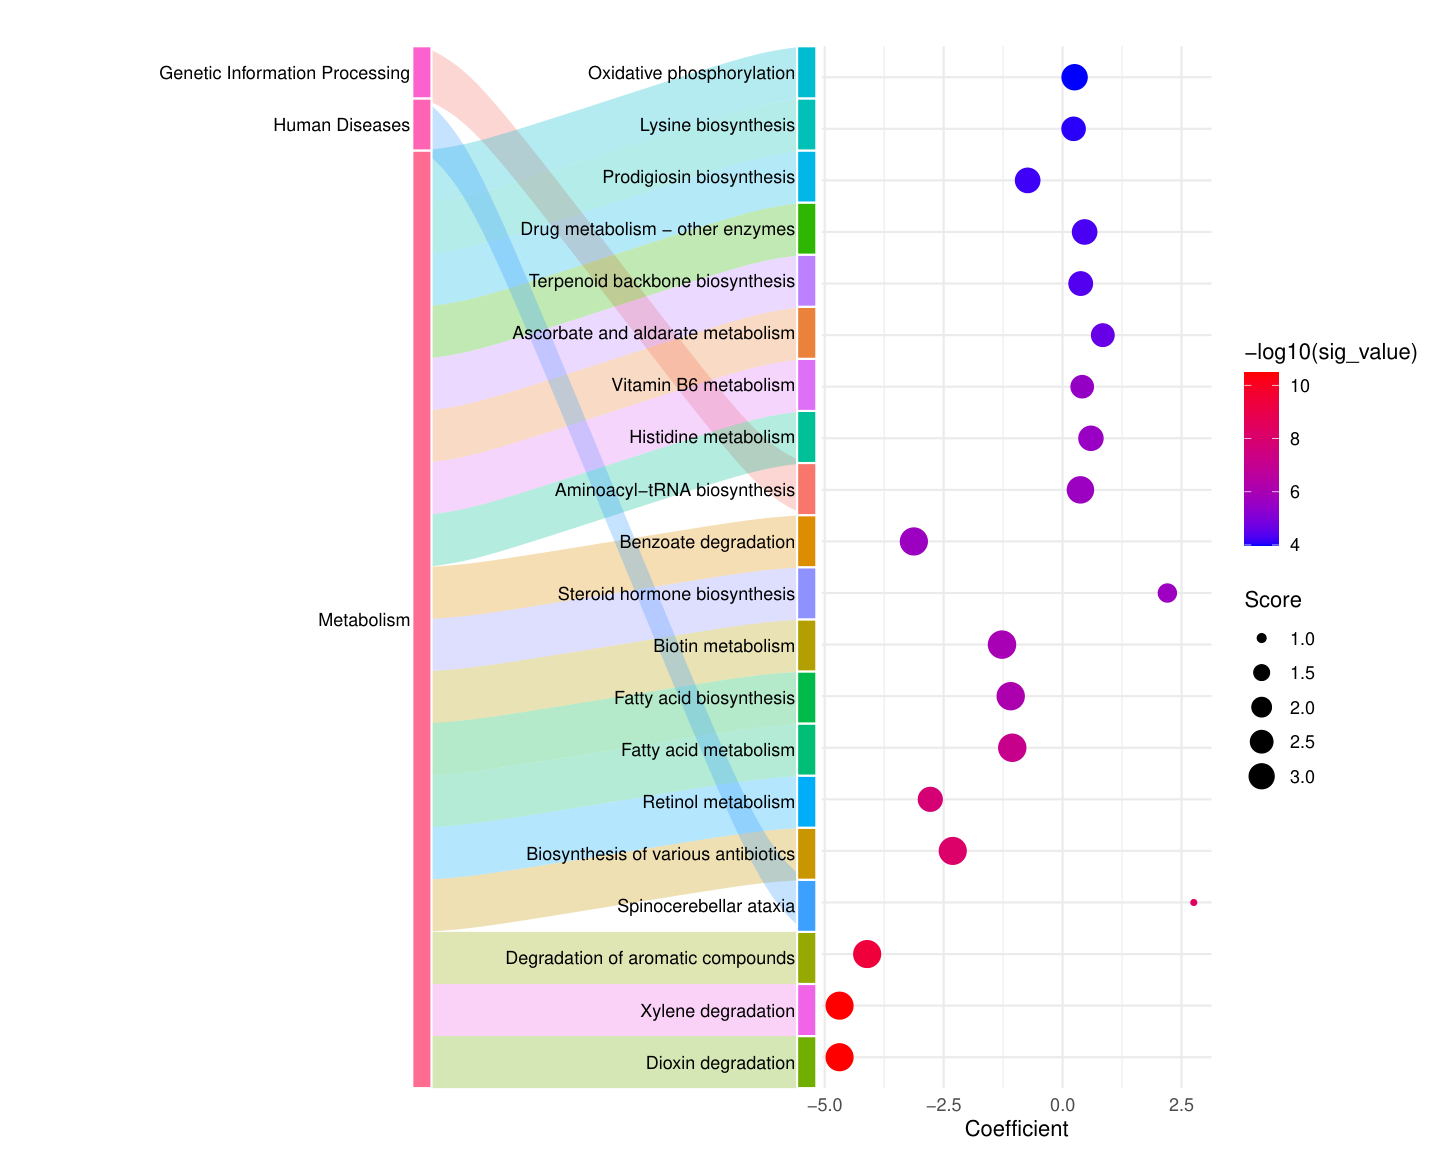

Here is the R script that generated this plot:
library(Maaslin2)
library(jsonlite)
library(tidyverse)
library(pheatmap)
# library(ggrepel)
library(ggrepel)   # 用于防止标签重叠
library(lefser)
library(ggpubr)

library(ggalluvial)
library(patchwork)
args <- commandArgs(trailingOnly = TRUE)
print(args)

params_path <- args[1]
output_path <- args[2]
if(F){
  params_path <- "params.json"
  output_path <- "output"
}

data <- fromJSON(params_path)
kegg_annotation <- data$kegg_annotation$path

log <- function(...){
  cat(paste0(...),file = paste0(output_path,"/run.info"),append = T)
}




# 读取文件
lines <- readLines(kegg_annotation)

# 去掉注释行和空行
lines <- lines[!grepl("^!|^\\+|^\\s*$", lines)]

# 用于存储层级
LevelA <- NA
LevelB <- NA

records <- list()

for (line in lines) {
  line <- str_trim(line)
  
  if (str_starts(line, "A")) {
    LevelA <- str_remove(line, "^A\\s*")  # 一级类目
  } else if (str_starts(line, "B")) {
    LevelB <- str_remove(line, "^B\\s*")  # 二级类目
  } else if (str_starts(line, "C")) {
    # 提取编号和名字
    parts <- str_match(line, "^C\\s*([0-9]{5})\\s+(.*)$")
    id <- parts[,2]
    name <- parts[,3]
    
    records[[length(records)+1]] <- data.frame(
      LevelA = LevelA,
      LevelB = LevelB,
      Pathway_ID = id,
      Pathway_Name = name,
      stringsAsFactors = FALSE
    )
  }
}

anno <- bind_rows(records) |>
  mutate(term=paste0("map",Pathway_ID)) |>
  select(-Pathway_ID)





control <- data$control |>
  mutate(select_group= data$groups_name$control)
treatment <- data$treatment |>
  mutate(select_group= data$groups_name$treatment)

list_path <- rbind(control, treatment)

metadata <- list_path[c("sample_name","select_group")]

read_abundabce <- function(path){
  df <-  read_tsv(path,comment = "#",col_names =F)
  colnames(df) <- c("clade_name","NCBI_
                    tax_id","abundance","additional_species")
  df <- select(df,c("clade_name",all_of("abundance")))
  df
}

df_list <- apply(list_path,1, function(x){
  profile_path <- x[["pathway"]]
  sample_name <- x[["sample_name"]]
  df <- read_tsv(profile_path)|>
    `colnames<-`(c("term","abundance")) |>
    mutate(sample_name = sample_name)

  df
})

df_long <- bind_rows(df_list)

merged_df <- df_long %>%
  pivot_wider(names_from = sample_name, values_from = abundance) |>
  mutate(across(where(is.numeric), ~replace_na(., 0))) |>
  column_to_rownames("term") 

maaslin_metadata <-  column_to_rownames(metadata, "sample_name")
if("phenotype" %in% names(data) && !is.null(data$phenotype) ){
  message("存在表型信息!",paste0(data$phenotype,collapse = ", "))
  log("add phenotype: ",paste0(data$phenotype,collapse = ", "))
  pheno <- list_path[c("sample_name","select_group",data$phenotype)] 
  pheno$select_group <- factor(pheno$select_group)
  identical(pheno$sample_name,rownames(merged_df))
  
  
  maaslin_metadata <- pheno %>%
    imap(~{
      col_type <- data$metadata_form %>% filter(name == .y) %>% pull(type)
      if(length(col_type)==0) return(.x)
      if(col_type=="continuous") as.numeric(.x)
      else if(col_type=="category") as.factor(.x)
      else .x
    }) %>%
    as.data.frame() |>
    column_to_rownames("sample_name")
  
  str(pheno)
}


fit_data = Maaslin2(input_data     = t(merged_df) |> as.data.frame(), 
                    input_metadata = maaslin_metadata, 
                    plot_scatter =data$plot_scatter,
                    min_prevalence = 0,
                    normalization  = "NONE",
                    output         = ".", 
                    fixed_effects  = c("select_group"),
                    reference      = c(paste0("select_group,",data$groups_name$control)))  

all_results <-fit_data$results |>
  left_join(dplyr::rename(anno, feature=term),by="feature") |>
  inner_join(rownames_to_column(merged_df,"feature"),by="feature")


title <- paste0(c(data$groups_name$treatment,data$groups_name$control),collapse = " vs ")



se <- SummarizedExperiment(
  assays = list(count=as.matrix(merged_df)),
  colData =metadata
)

set.seed(1234)
setn_ra <- relativeAb(se)
b <- assay(setn_ra)
res1 <- lefser(setn_ra, # relative abundance only with terminal nodes
               kruskal.threshold=1,
               lda.threshold=0,
               classCol = "select_group")
# dim(res1)
# dim(all_results)
df_res <-  all_results |>
  left_join(dplyr::rename(as.data.frame(res1),"feature"=features),by="feature")

df_res |> write_tsv(file = paste0(output_path,"/",str_replace_all(title," ","_"),".tsv"))




# 转换 qval 为 -log10
sig_thresh <-  data$sig_thresh
effect_cutoff <- data$effect_cutoff
label_size <- data$label_size

all_results <- all_results %>%
  mutate(sig_value = .data[[data$sig_type]]) |>
  mutate(direction = factor(ifelse(sig_value  < sig_thresh & abs(coef) > effect_cutoff ,
                                   ifelse(coef>0,"Up","Down"),"NS"),
                            levels = c("Up","Down","NS") 
  )) 
counts <- table(all_results$direction)
labels <- c(
  Down = paste0("Down (", counts["Down"], ")"),
  NS   = paste0("NS (", counts["NS"], ")"),
  Up   = paste0("Up (", counts["Up"], ")")
)

ggplot(all_results, aes(x= coef, 
                        y = -log10(sig_value), 
                        colour=direction)) +
  geom_point(alpha=0.9, size=3.5)+
  scale_color_manual(values=c("Down" = "#3B4992FF", "NS"="#d2dae2","Up"="#EE0000FF"),  labels = labels)+
  geom_vline(xintercept=c(-effect_cutoff,effect_cutoff),lty=4,col="black",lwd=0.8) +
  geom_hline(yintercept = -log10(sig_thresh),lty=4,col="black",lwd=0.8)+
  ggtitle(paste0("volcano plot of ",title)) +
  labs(x="Effect Size (Coefficient)", y=paste0("-log10(",data$sig_type,")"))+
  theme_bw()+
  theme(plot.title = element_text(hjust = 0.5), 
        axis.text = element_text(color = 'black',size = 10, family = 'sans', face = 'plain'),
        axis.title = element_text(color = 'black',size = 15, family = 'sans', face = 'plain'),
        legend.position="right", 
        legend.title = element_blank()
  ) + 
  geom_text_repel(data=all_results %>% filter(direction!="NS") |> head(label_size),aes(label = Pathway_Name), 
                  colour = "black", size = 4)


ggsave(filename = paste0(output_path,"/",str_replace_all(title," ","_"),".pdf"))





feature_list <- all_results |> arrange(pval) |>pull(feature)
df_long |>
  filter(term == feature_list[1]) |>
  inner_join(metadata,by="sample_name") |>
  mutate(select_group =factor(select_group, 
                              levels = c(data$groups_name$treatment,data$groups_name$control)) ) |>
  ggplot(aes(x=select_group, y=abundance )) +
  geom_boxplot(fill = "skyblue", color = "black") +
  geom_point()+
  theme_bw()+
  ggtitle(paste0(all_results[all_results$feature==feature_list[1],c("Pathway_Name")],
                 "\n",title," coef: ",
                 all_results[all_results$feature==feature_list[1],c("coef")]))
ggsave(filename = paste0(output_path,"/",str_replace_all(title," ","_"),".boxplot.pdf"))

ann_colors <- list(
  group = setNames(
    c("steelblue", "tomato"),  # 颜色向量
    c( data$groups_name$control, data$groups_name$treatment)  # 用变量的值作为名字
  )
)
dev.off()
pdf(file =paste0(output_path,"/",str_replace_all(title," ","_"),".heatmap.pdf") , width = data$heatmap_width,height =8)

log2(merged_df[head(feature_list, n=30),]+1) |>
  rownames_to_column("term") |>
  left_join(select(anno,term,Pathway_Name),by="term") |>
  select(-term) |>
  column_to_rownames("Pathway_Name")|>
  pheatmap(scale = "row", 
           annotation_colors = ann_colors,
           cluster_cols = data$heatmap_cluster_cols,
           show_colnames = data$heatmap_show_colnames,
           color =  colorRampPalette(c("darkred", "#FFFFFF","darkblue"))(255),
           annotation_col=column_to_rownames(metadata,"sample_name") |> dplyr::rename(group=select_group)
  )
dev.off()




sig_feature <- df_res |>
  arrange(qval) |>
  head(n=data$boxplot_num) |>
  mutate(sig_value = .data[[data$sig_type]]) |>
  mutate(p.signif = case_when(
    sig_value < 0.001 ~ "***",
    sig_value < 0.01  ~ "**",
    sig_value < 0.05  ~ "*",
    TRUE ~ "ns"
  ))
box_data <-  df_long |>
  mutate(abundance=log2(abundance+data$boxplot_pseudo_count))|>
  filter(term %in% pull(sig_feature,"feature")) |>
  left_join(anno,by="term") 

# log2(t(merged_df)[head(feature_list, n=30),]+1) 
p <- box_data |>
  inner_join(metadata,by="sample_name") |>
  ggplot( aes(x=Pathway_Name, y=abundance, fill=select_group)) +
  geom_boxplot(position=position_dodge(0.8), width=0.6, outlier.shape=NA) + # 去掉离群点，箱子更美观
  geom_jitter(aes(color=select_group), 
              position=position_jitterdodge(jitter.width=0.2, dodge.width=0.8), 
              alpha=0.5, size=1.5) +  # 添加散点，更直观
  labs(title=paste0("Boxplot of ",title), 
       x="", 
       y="log2(abundance)") +
  scale_fill_brewer(palette="Set2") +   # 柔和调色板
  scale_color_brewer(palette="Set2") +  # 散点与箱子颜色一致
  theme_bw(base_size=12) +
  theme(
    axis.text.x = element_text(angle=80, vjust=1, hjust=1, size=10, face="italic"), 
    axis.title.x = element_text(size=12, face="bold"),  
    axis.title.y = element_text(size=12, face="bold"),  
    plot.title = element_text(hjust=0.5, size=14, face="bold"),  
    panel.grid.major.x = element_blank(),   # 去掉竖网格线
    panel.grid.minor = element_blank(),  
    legend.title = element_blank(),        # 去掉图例标题
    legend.position = "top"                # 图例放上方
  )
p
if (data$boxplot_sig_label =="Maaslin2"){
  p=p+geom_text(
    data = sig_feature,
    aes(x = Pathway_Name, y = max(box_data$abundance), 
        label = p.signif),
    inherit.aes = FALSE
  ) 
}else{
  p=p+stat_compare_means(
    aes(group=select_group),
    method="wilcox.test",   # 或 "t.test"
    label="p.signif",       # 显示星号，也可用 "p.format" 显示具体 p 值
    hide.ns=TRUE           # 不显示 ns
  )
}
p


ggsave(filename = paste0(output_path,"/",str_replace_all(title," ","_"),"multigroup.boxplot.pdf"),plot = p,width = 15,height = 8)


# data(mtcars)
# library(ggplot2)
# ggplot(mtcars, aes(x = wt, y = mpg, size = hp)) +
#   geom_point()

box_data



# 
# 
# df <- data.frame(
#   Level1 = c("Metabolism", "Metabolism", "Human Diseases"),
#   Level2 = c("Carbohydrate metabolism", "Lipid metabolism", "Cancer"),
#   Pathway = c("Glycolysis / Gluconeogenesis", "Fatty acid metabolism", "Central carbon metabolism in cancer"),
#   Count = c(12, 8, 5),          # 富集到的基因数
#   FDR = c(1e-4, 2e-3, 5e-2),    # 校正 p 值
#   Coef = c(-1.2, 0.3, 0.8)      # 统计量（例如回归系数）
# )
# library(ggplot2)
# library(ggalluvial)
# 
# dat <- to_lodes_form(df,
#                      axes = c("Level1", "Level2", "Pathway"),
#                      key = "stage", value = "node", id = "id")
# 
# p1 <- ggplot(dat,
#              aes(x = stage, stratum = node, alluvium = id,
#                  y = Count, fill = Level1)) +
#   geom_flow(stat = "alluvium", alpha = 0.4) +
#   geom_stratum(width = 0.25, color = "grey30") +
#   geom_text(stat = "stratum", aes(label = node), size = 3) +
#   scale_x_discrete(expand = c(.1, .1)) +
#   guides(fill = "none") +
#   theme_void(base_size = 12) +
#   theme(axis.text.y = element_blank(),
#         axis.text.x = element_blank())
# p2 <- ggplot(dat, aes(x = Coef, y = Pathway)) +
#   geom_point(aes(size = Count, color = -log10(FDR))) +
#   scale_color_gradient(low = "green", high = "magenta") +
#   theme_bw(base_size = 12) +
#   labs(x = "Coef", y = NULL, color = "-log10(FDR)", size = "Gene count")
# library(patchwork)
# 
# p1 + p2 + plot_layout(widths = c(2,1))
# 
# 
# 
# 
# library(ggplot2)
# library(ggalluvial)
# library(dplyr)
# 
# # Example data
# df <- data.frame(
#   Stage1 = c("A","A","B","B"),
#   Stage2 = c("X","Y","X","Y"),
#   Count  = c(10, 5, 15, 20)
# )
# 
# # Plot
# ggplot(df,
#        aes(axis1 = Stage1, axis2 = Stage2, y = Count)) +
#   geom_alluvium(aes(fill = Stage1), width = 1/12) +
#   geom_stratum(aes(fill = Stage1), width = 1/8, color = "black") +
#   geom_text(stat = "stratum", aes(label = after_stat(stratum))) +
#   scale_y_continuous(expand = c(0,0)) +
#   theme_minimal()
# # Compute node sizes
# nodes <- df %>%
#   pivot_longer(cols = c(Stage1, Stage2), values_to = "Node") %>%
#   group_by(Node) %>%
#   summarise(Size = sum(Count))
# 
# # Add bubbles
# ggplot(df,
#        aes(axis1 = Stage1, axis2 = Stage2, y = Count)) +
#   geom_alluvium(aes(fill = Stage1), width = 1/12) +
#   geom_point(data = nodes, aes(x = Node, y = Size, size = Size), inherit.aes = FALSE) +
#   geom_text(data = nodes, aes(x = Node, y = Size, label = Node), inherit.aes = FALSE) +
#   theme_minimal()
# 



# 
# 

sig_feature <- df_res |>
  arrange(qval) |>
  head(n=20) |>
  mutate(sig_value = .data[[data$sig_type]]) 
box_data <-  df_long |>
  mutate(abundance=log2(abundance+data$boxplot_pseudo_count))|>
  filter(term %in% pull(sig_feature,"feature")) |>
  left_join(anno,by="term") 
pathway_levels <- unique(c(sig_feature$LevelA,sig_feature$Pathway_Name))

box_data <- box_data|>
  mutate(LevelA = factor(LevelA)) %>%
  mutate(Pathway_Name = factor(Pathway_Name))
dfSankey = to_lodes_form(box_data %>% select(c("LevelA","Pathway_Name")),
                         key = "x",
                         axes = c(1,2)) %>%
  mutate(flowColor = rep(box_data$Pathway_Name,2))
# 绘制桑基图
sankeyPlot=ggplot(data = dfSankey,
                  aes(x = x,
                      stratum = factor(stratum,levels = rev(pathway_levels)),
                      alluvium = alluvium,
                      y = 1,
                      label = stratum,
                      fill = stratum
                  )) +
  scale_y_discrete(expand = c(0, 0)) +
  geom_flow(aes(fill = flowColor),alpha = 0.3, width = 0, knot.pos = 0.1) +
  geom_stratum(width = 0.05, color = "white") +
  geom_text(stat = "stratum", aes(label = after_stat(stratum)), size = 3,
            hjust = 1, nudge_x = -0.03) +
  guides(fill = FALSE, color = FALSE) +
  theme_minimal() +
  labs(title = "", x = "", y = "") +
  theme(
    axis.text.x = element_blank(),
    axis.ticks.x = element_blank(),
    plot.margin = unit(c(0, 0, 0, 0), units = "cm")
  )+
  scale_x_discrete(expand = c(1, 0, 0, 0))
# ggstyle::scale_fill_sci(palette="d3.category20")
sankeyPlot

# 准备气泡图数据
bubbleDf = sig_feature %>%
  mutate(term_num = row_number()) |>
  mutate(term_num =   term_num-0.5) 

dot_plot <- ggplot(bubbleDf, aes(x = coef, y = factor(Pathway_Name,levels = pathway_levels), color = -log10(sig_value))) +
  geom_point(aes(size = abs(scores))) +
  scale_color_gradient(low = "blue", high = "red") +
  labs(x = "Coefficient", y = "", color = "-log10(sig_value)", size = "Score") +
  theme_minimal()+
  theme(
    axis.text.y  = element_blank(),   # 去掉 y 轴文字
    axis.ticks.y = element_blank(),   # 去掉 y 轴刻度
    axis.title.y = element_blank(),   # 去掉 y 轴标题
    axis.line.y  = element_blank(),   # 去掉 y 轴线
    plot.margin  = margin(0, 0, 0, 0) # 去掉图的外边距
  )
dot_plot
p= sankeyPlot + dot_plot +
  plot_layout(widths = c(2, 1))
p
ggsave(filename = paste0(output_path,"/",str_replace_all(title," ","_"),"sankey_dot.pdf"),plot = p, width = data$sankey_dot_width,height =8)

p <- ggplot(bubbleDf, aes(x = coef, y = factor(Pathway_Name,levels = pathway_levels), color = -log10(sig_value))) +
  geom_point(aes(size = abs(scores))) +
  scale_color_gradient(low = "blue", high = "red") +
  labs(x = "Coefficient", y = "", color = "-log10(sig_value)", size = "Score") +
  theme_minimal()

p
ggsave(filename = paste0(output_path,"/",str_replace_all(title," ","_"),"dot.pdf"),plot = p)


# dot_plot <- ggplot(bubbleDf, aes(x = coef, y = term_num,color=-log10(sig_value))) +
#   geom_point(aes(size = abs(scores))) +
#   scale_y_continuous(expand = c(0, 0),limits =c(0,nrow(bubbleDf)))+
#   scale_color_gradient(low = "red", high = "#1000ee") +
#   scale_radius(
#     range=c(2,5),
#     name="Size")+
#   guides(
#     color = guide_colorbar(order = 1),        # 决定图例的位置顺序
#     size = guide_legend(order = 2)
#   )+
#   theme_bw() +
#   labs(size = "Count", color = "PValue", y = "", x = "Ratio") +
#   theme(
#     axis.text.y = element_blank(),
#     axis.ticks.y = element_blank(),
#     axis.title.y = element_blank(),
#     plot.margin = unit(c(0, 0, 0, 0), "inches"),
#     panel.grid = element_blank()
#   )

# 
# # 代码来源：https://www.r2omics.cn/
# library(tidyverse)
# library(ggalluvial)
# library(patchwork)
# library(ggstyle) # 开发版安装方式devtools::install_github("sz-zyp/ggstyle")
# 
# # 读取数据
# df = read.delim("http://r2omics.cn/res/demodata/sankeyBubble.txt")
# 
# #　整理数据
# dfLong = df %>%
#   separate_rows(IDs,sep = ",") %>%
#   mutate(Term = factor(Term)) %>%
#   mutate(IDs = factor(IDs))
# 
# # 准备桑基图数据
# dfSankey = to_lodes_form(dfLong %>% select(c("IDs","Term")),
#                          key = "x",
#                          axes = c(1,2)) %>%
#   mutate(flowColor = rep(dfLong$Term,2))
# 
# # 绘制桑基图
# sankeyPlot=ggplot(data = dfSankey,
#                   aes(x = x,
#                       stratum = factor(stratum,levels = unique(stratum)),
#                       alluvium = alluvium,
#                       y = 1,
#                       label = stratum,
#                       fill = stratum
#                   )) +
#   scale_y_discrete(expand = c(0, 0)) +
#   geom_flow(aes(fill = flowColor),alpha = 0.3, width = 0, knot.pos = 0.1) +
#   geom_stratum(width = 0.05, color = "white") +
#   geom_text(stat = "stratum", aes(label = after_stat(stratum)), size = 3,
#             hjust = 1, nudge_x = -0.03) +
#   guides(fill = FALSE, color = FALSE) +
#   theme_minimal() +
#   labs(title = "", x = "", y = "") +
#   theme(
#     axis.text.x = element_blank(),
#     axis.ticks.x = element_blank(),
#     plot.margin = unit(c(0, 0, 0, 0), units = "cm")
#   )+
#   scale_x_discrete(expand = c(0.2, 0, 0, 0))
#   # ggstyle::scale_fill_sci(palette="d3.category20")
# sankeyPlot
# 
# # 准备气泡图数据
# bubbleDf = df %>%
#   mutate(Term = factor(Term,levels = rev(df$Term))) %>%
#   arrange(Term) %>%
#   mutate(Term_num = cumsum(Count) - Count / 2)
# 
# # 绘制气泡图
# dot_plot <- ggplot(bubbleDf, aes(x = Ratio, y = Term_num,color=PValue)) +
#   geom_point(aes(size = Count)) +
#   scale_y_continuous(expand = c(0, 0),limits =c(0,sum(bubbleDf$Count,na.rm = T)))+
#   scale_color_gradient(low = "red", high = "#1000ee") +
#   scale_radius(
#     range=c(2,5),
#     name="Size")+
#   guides(
#     color = guide_colorbar(order = 1),        # 决定图例的位置顺序
#     size = guide_legend(order = 2)
#   )+
#   theme_bw() +
#   labs(size = "Count", color = "PValue", y = "", x = "Ratio") +
#   theme(
#     axis.text.y = element_blank(),
#     axis.ticks.y = element_blank(),
#     axis.title.y = element_blank(),
#     plot.margin = unit(c(0, 0, 0, 0), "inches"),
#     panel.grid = element_blank()
#   )
# 
# # 合并桑基图和气泡图
# sankeyPlot + dot_plot +
#   plot_layout(widths = c(2, 1))

# 
# microbiome <- t(merged_df) |> as.data.frame() |>
#   select(where(~ any(. != 0)))
# 
# pheno <- list_path[c("sample_name",data$phenotype)] |>
#   column_to_rownames("sample_name")
# 
# identical(rownames(pheno),rownames(microbiome))
# 
# 
# pheno <- pheno %>%
#   imap(~{
#     col_type <- data$metadata_form %>% filter(name == .y) %>% pull(type)
#     if(length(col_type)==0) return(.x)
#     if(col_type=="continuous") as.numeric(.x)
#     else if(col_type=="category") as.factor(.x)
#     else .x
#   }) %>%
#   as.data.frame()

# 
# library(tidyverse)
# library(reshape2)
# 
# # 主要自变量 X
# # X <- rnorm(n)
# X <- factor(list_path$group)
# 
# # 函数：计算混杂效应
# confound_effect <- function(Y, X, Z) {
#   # 单变量回归
#   model1 <- glm(Y ~ X, family = binomial)
#   beta1 <- coef(model1)[2]
# 
#   # 加入混杂变量 Z
#   df <- data.frame(Y=Y, X=X, Z)
#   model2 <- glm(Y ~ X + Z, data=df, family = binomial)
#   beta2 <- coef(model2)[2]
# 
#   # 系数变化百分比
#   delta <- (beta1 - beta2)/beta1
#   return(delta)
# }
# model1 <- glm(X ~ microbiome[["map01501"]], family = binomial)
# coef(model1)[2] |> class()
# confound_effect( X,microbiome[["map01501"]], pheno[["Age"]])
# 
# results <- matrix(NA, nrow=ncol(microbiome), ncol=ncol(pheno),
#                   dimnames = list(colnames(microbiome), colnames(pheno)))
# 
# for (otu in colnames(microbiome)) {
#   for (z in colnames(pheno)) {
#     results[otu, z] <- confound_effect( X,microbiome[[otu]], pheno[[z]])
#   }
# }
# pheatmap(results,show_rownames = F)
